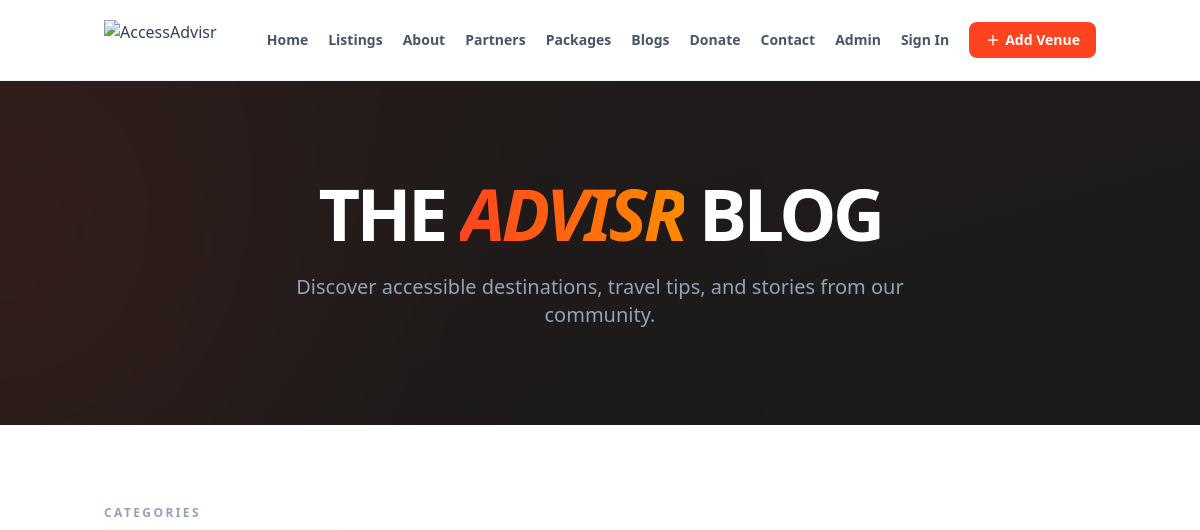
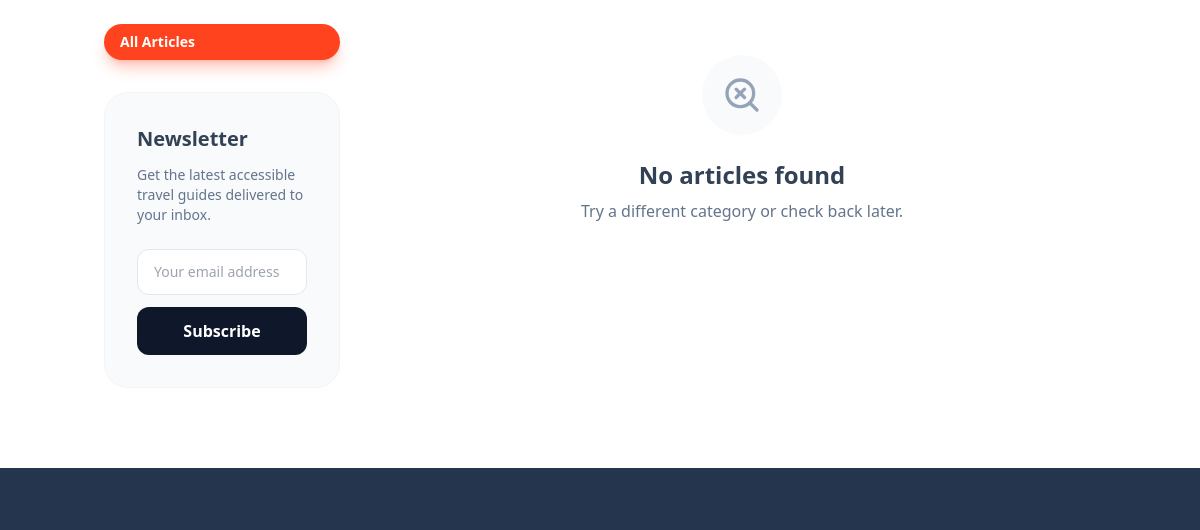
/blog/ (upper part), run on an earlier commit of the app's database (2 pictures, top to bottom).
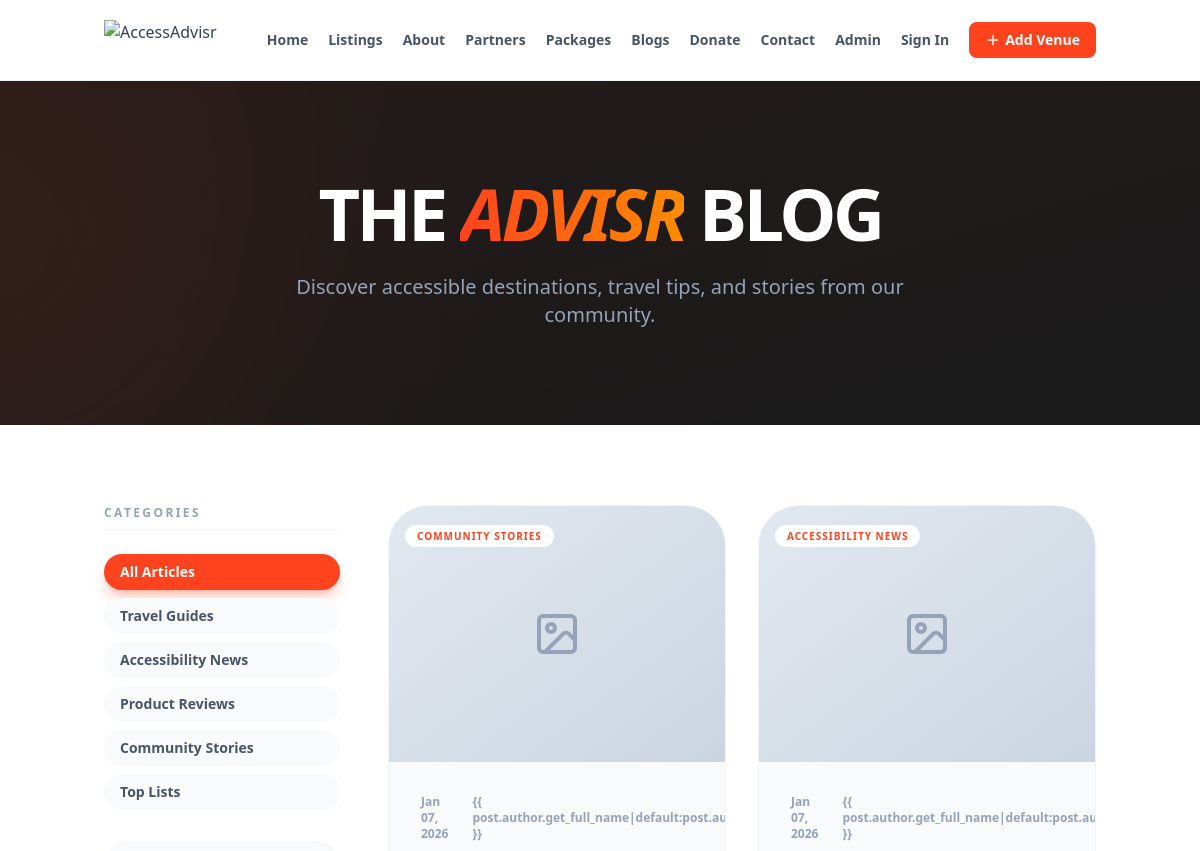
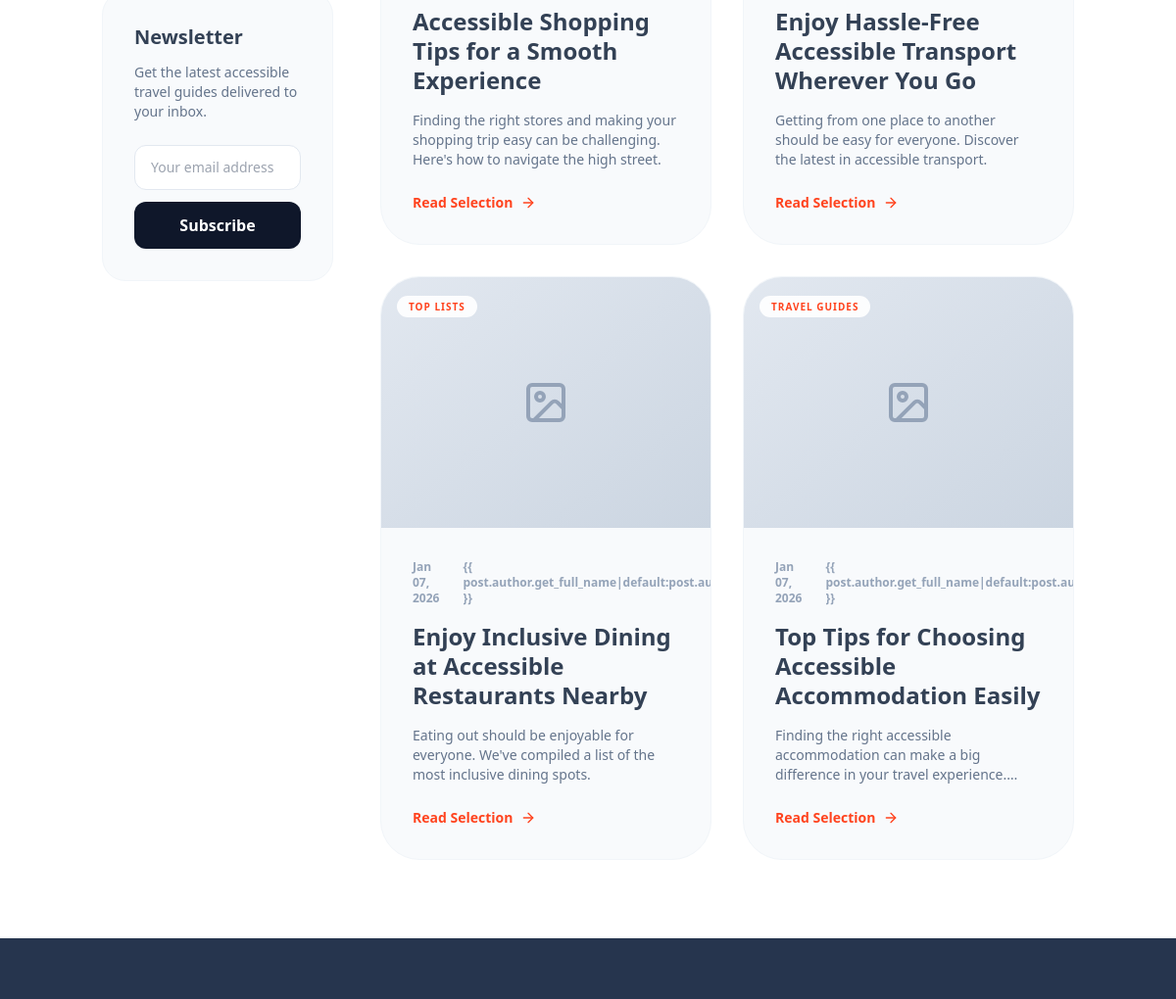
And on a later commit of the database (2 pictures, top to bottom).
### core/models.py (models this page shows, shortened)
class BlogCategory(models.Model):
    name = models.CharField(max_length=100)
    slug = models.SlugField(unique=True)
    class Meta:
        verbose_name_plural = "Blog Categories"

class BlogPost(models.Model):
    title = models.CharField(max_length=255)
    slug = models.SlugField(unique=True)
    category = models.ForeignKey(BlogCategory, on_delete=models.SET_NULL, null=True, related_name="posts")
    author = models.ForeignKey("auth.User", on_delete=models.SET_NULL, null=True, blank=True)
    content = HTMLField()
    excerpt = models.TextField(blank=True)
    featured_image = models.ImageField(upload_to='blog/', blank=True, null=True)
    created_at = models.DateTimeField(auto_now_add=True)
    updated_at = models.DateTimeField(auto_now=True)
    is_published = models.BooleanField(default=True)
    meta_description = models.CharField(max_length=255, blank=True)
    class Meta:
        ordering = ['-created_at']

### core/views.py (the view)
# urls.py: path('blog/', views.blog_list, name='blog_list'),
def blog_list(request):
    category_slug = request.GET.get('category')
    posts = BlogPost.objects.filter(is_published=True)
    if category_slug:
        posts = posts.filter(category__slug=category_slug)
    paginator = Paginator(posts, 9)
    page_number = request.GET.get('page')
    page_obj = paginator.get_page(page_number)
    categories = BlogCategory.objects.all()
    return render(request, 'core/blog_list.html', {
        'page_obj': page_obj,
        'categories': categories,
        'selected_category': category_slug,
    })

### core/context_processors.py (called while the page is built)
def google_maps_key(request):
    return {
        'GOOGLE_MAPS_BROWSER_KEY': settings.GOOGLE_MAPS_BROWSER_KEY,
    }

### templates/core/blog_list.html (shortened to what the changed rows need)
{% extends 'base.html' %}
{% load static %}
{% block content %}
<section class="bg-[#1A1A1A] text-white py-24 relative overflow-hidden">
    <div class="container mx-auto px-4 relative z-10 text-center">
        <h1 class="text-5xl md:text-7xl font-extrabold tracking-tighter mb-6 leading-none">
            THE <span
                class="bg-gradient-to-r from-[#FF431E] to-[#FF8C00] bg-clip-text text-transparent italic">ADVISR</span>
            BLOG
        </h1>
    </div>
</section>
<section class="py-20 bg-white">
    <div class="container mx-auto px-4">
        <div class="flex flex-col lg:flex-row gap-12">
            <aside class="w-full lg:w-1/4">
                <div class="sticky top-28 space-y-8">
                    <div>
                        <div class="flex flex-wrap lg:flex-col gap-2">
                            <a href="?category="
                                class="px-4 py-2 rounded-full text-sm font-bold transition-all {% if not selected_category %}bg-[#FF431E] text-white shadow-lg shadow-[#FF431E]/30{% else %}bg-slate-50 text-slate-600 hover:bg-slate-100{% endif %}">
                                All Articles
                            </a>
                            {% for category in categories %}
                            <a href="?category={{ category.slug }}"
                                class="px-4 py-2 rounded-full text-sm font-bold transition-all {% if selected_category == category.slug %}bg-[#FF431E] text-white shadow-lg shadow-[#FF431E]/30{% else %}bg-slate-50 text-slate-600 hover:bg-slate-100{% endif %}">
                                {{ category.name }}
                            </a>
                            {% endfor %}
                        </div>
                    </div>
                </div>
            </aside>
            <div class="w-full lg:w-3/4">
                <div class="grid grid-cols-1 md:grid-cols-2 gap-8">
                    {% for post in page_obj %}
                    <article class="group">
                        <a href="{% url 'blog_detail' post.slug %}"
                            class="block overflow-hidden rounded-[2.5rem] bg-slate-50 border border-slate-100 transition-all hover:shadow-2xl hover:shadow-[#FF431E]/5 hover:-translate-y-1">
                            <div class="relative h-64 overflow-hidden">
                                {% if post.featured_image %}
                                <img src="{{ post.featured_image.url }}" alt="{{ post.title }}"
                                    class="w-full h-full object-cover transition-transform duration-700 group-hover:scale-105">
                                {% else %}
                                <div
                                    class="w-full h-full bg-gradient-to-br from-slate-200 to-slate-300 flex items-center justify-center">
                                    <i data-lucide="image" class="w-12 h-12 text-slate-400"></i>
                                </div>
                                {% endif %}
                                <div class="absolute top-4 left-4">
                                    <span
                                        class="px-3 py-1 bg-white/90 backdrop-blur-md rounded-full text-[10px] font-black uppercase tracking-widest text-[#FF431E]">
                                        {{ post.category.name }}
                                    </span>
                                </div>
                            </div>
                            <div class="p-8">
                                <div class="flex items-center gap-3 text-xs font-bold text-slate-400 mb-4">
                                    <span>{{ post.created_at|date:"M d, Y" }}</span>
                                    <span>{% if post.author %}{{ post.author.get_full_name|default:post.author.username
                                        }}{% else %}AccessAdvisr Team{% endif %}</span>
                                </div>
                                <h2
                                    class="text-2xl font-bold mb-4 leading-tight group-hover:text-[#FF431E] transition-colors">
                                    {{ post.title }}
                                </h2>
                                <p class="text-slate-500 text-sm line-clamp-3 mb-6">
                                    {{ post.excerpt|default:post.content|striptags|truncatewords:30 }}
                                </p>
                                <div class="flex items-center text-[#FF431E] font-bold text-sm">
                                    Read Selection <i data-lucide="arrow-right"
                                        class="w-4 h-4 ml-2 transition-transform group-hover:translate-x-1"></i>
                                </div>
                            </div>
                        </a>
                    </article>
                    {% empty %}
                    <div class="col-span-full py-20 text-center">
                        <div class="w-20 h-20 bg-slate-50 rounded-full flex items-center justify-center mx-auto mb-6">
                            <i data-lucide="search-x" class="w-10 h-10 text-slate-400"></i>
                        </div>
                        <h3 class="text-2xl font-bold mb-2">No articles found</h3>
                        <p class="text-slate-500">Try a different category or check back later.</p>
                    </div>
                    {% endfor %}
                </div>
            </div>
        </div>
    </div>
</section>
{% endblock %}

What changed in the data, as far as the page shows it:
added BlogCategory: name "Travel Guides"
added BlogCategory: name "Accessibility News"
added BlogCategory: name "Product Reviews"
added BlogCategory: name "Community Stories"
added BlogCategory: name "Top Lists"
added BlogPost: category.name "COMMUNITY STORIES", created_at "Jan 07, 2026", title "Accessible Shopping Tips for a Smooth Experience", excerpt "Finding the right stores and making your shopping trip easy can be challenging. Here's how to navigate the high street."
added BlogPost: category.name "ACCESSIBILITY NEWS", created_at "Jan 07, 2026", title "Enjoy Hassle-Free Accessible Transport Wherever You Go", excerpt "Getting from one place to another should be easy for everyone. Discover the latest in accessible transport."
added BlogPost: category.name "TOP LISTS", created_at "Jan 07, 2026", title "Enjoy Inclusive Dining at Accessible Restaurants Nearby", excerpt "Eating out should be enjoyable for everyone. We've compiled a list of the most inclusive dining spots."
added BlogPost: category.name "TRAVEL GUIDES", created_at "Jan 07, 2026", title "Top Tips for Choosing Accessible Accommodation Easily", excerpt "Finding the right accessible accommodation can make a big difference in your travel…"
Also different on the page:
text no longer shown: "No articles found Try a different category or check back later."
